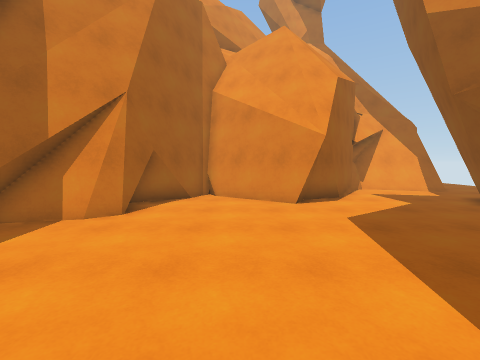
view 1 (above)

13 first-person views from a walk through a Unity game level. The camera is 1.4 m above the floor, tilts 4° down and sees 90° across. The floor is counted in squares, 1 m on a side. Each view is taken from the middle of a square. On the plan, view 1 faces up. The plan holds only what a view shows up to about 13 squares ahead; the rest is blank. The place goes on beyond the plan.

view 2
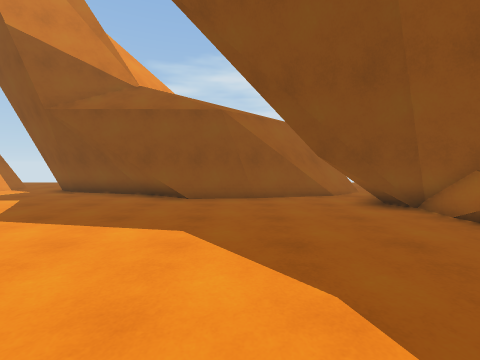

view 3
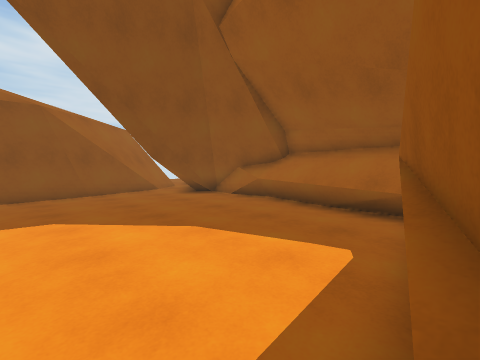

view 4
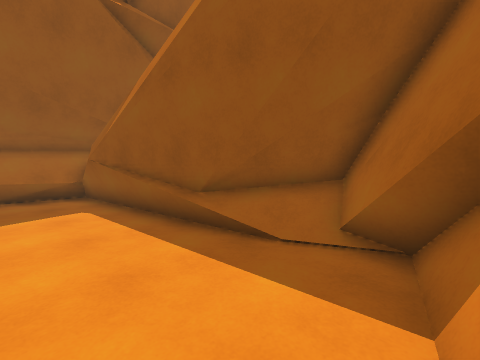

view 5
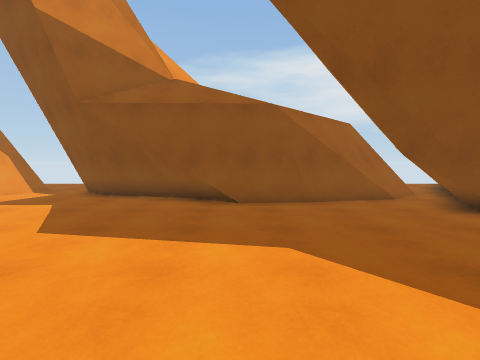

view 6
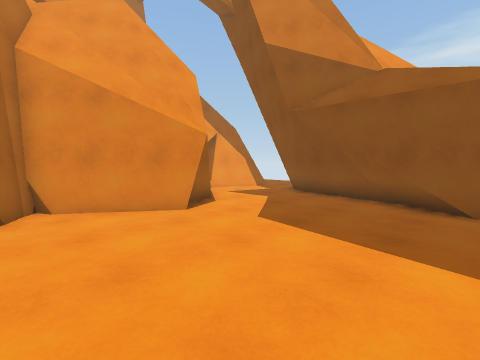

view 7
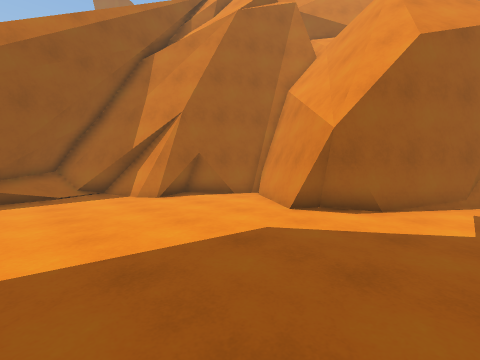

view 8
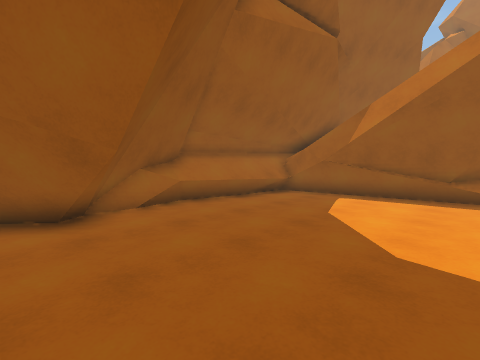

view 9
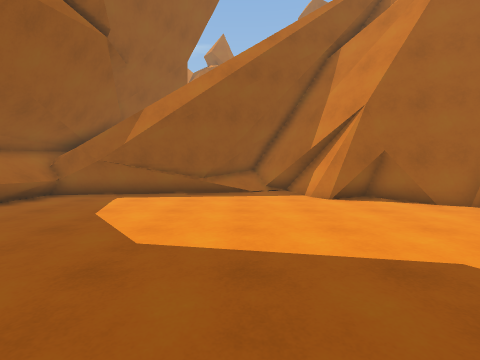

view 10
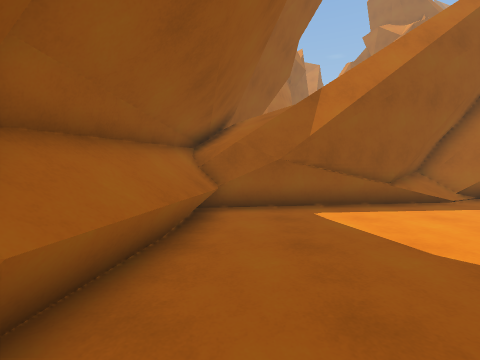

view 11
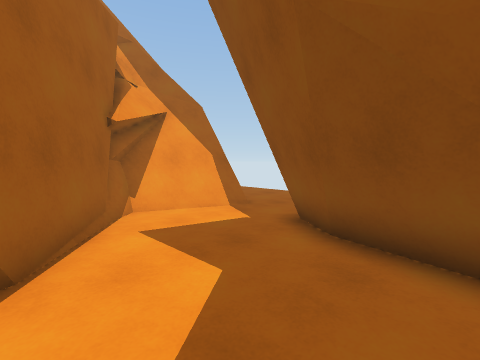

view 12
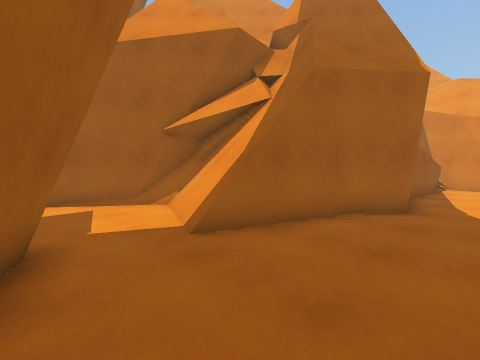

view 13
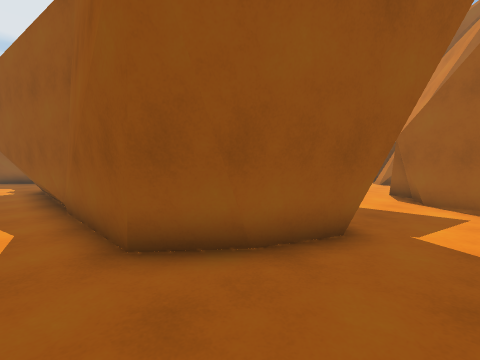

### Floor plan
Key: @ floor where view 1 was taken; # wall or solid block; . floor; / step, stairs or slope; = window, fence, low wall or low ledge; ^ raised ledge.
Columns run from 7 left of view 1 to 14 right of it. Each row starts with its distance up from view 1.
 26                    ###
 25                    #..
 24                    #..
 23                    #..
 22                    #..
 21                    #..
 20                     ..
 19                     ..
 18                     ..
 17                    #..
 16                   ##..
 15                   #...
 14              ######...
 13             ##=###....
 12             #...==....
 11            ##.........
 10     ##### ##.........
  9     #...###....#####..
  8    ##..........## ###.
  7   ###..........#   ##.
  6  ###..........##    #.
  5 ##............##    #.
  4 #/............#     #.
  3 ##............#     #.
  2 ##............#     #.
  1  ##...........#     #.
  0   #....@......#     #.
 -1   #...........#     ##
 -2   ##....... ..#
 -3   ##........#.#
 -4   ##.......####
 -5   #^^^^^..##
 -6    ####^####
 -7         #

Positions as (right, up) in squares from view 1, and headings:
1: (0, 0), facing up
2: (-3, 0), facing right
3: (-5, 2), facing down-right
4: (-2, 6), facing down-left
5: (-2, 2), facing right
6: (-2, 2), facing up-right
7: (6, 2), facing up-left
8: (6, 2), facing down-left
9: (6, 3), facing left
10: (3, -4), facing left
11: (4, 6), facing up-right
12: (14, 9), facing up-left
13: (14, 11), facing down-left
